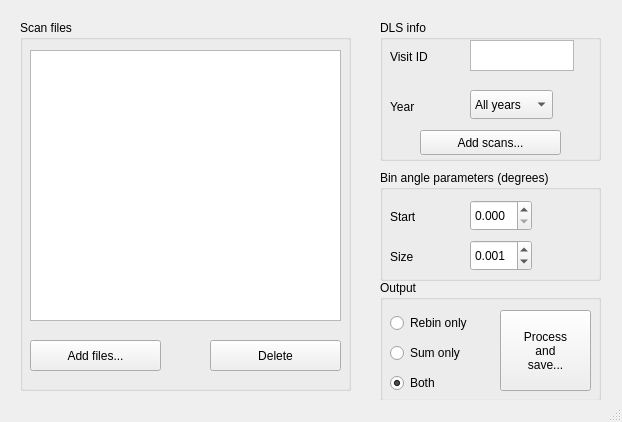
<?xml version="1.0" encoding="UTF-8"?>
<ui version="4.0">
 <class>mythen_gui</class>
 <widget class="QMainWindow" name="mythen_gui">
  <property name="geometry">
   <rect>
    <x>0</x>
    <y>0</y>
    <width>622</width>
    <height>422</height>
   </rect>
  </property>
  <property name="windowTitle">
   <string>Mac/Mythen Rebinner</string>
  </property>
  <widget class="QWidget" name="centralwidget">
   <widget class="QGroupBox" name="parameter_group">
    <property name="geometry">
     <rect>
      <x>380</x>
      <y>170</y>
      <width>221</width>
      <height>111</height>
     </rect>
    </property>
    <property name="toolTip">
     <string>&lt;html&gt;&lt;head/&gt;&lt;body&gt;&lt;p&gt;Count data is rebinned into larger angle bins specified by the leading edge value (start) and the width (size) in units of degrees&lt;/p&gt;&lt;/body&gt;&lt;/html&gt;</string>
    </property>
    <property name="title">
     <string>Bin angle parameters (degrees)</string>
    </property>
    <widget class="QDoubleSpinBox" name="angle_spinbox">
     <property name="geometry">
      <rect>
       <x>90</x>
       <y>30</y>
       <width>62</width>
       <height>31</height>
      </rect>
     </property>
     <property name="decimals">
      <number>3</number>
     </property>
     <property name="maximum">
      <double>180.000000000000000</double>
     </property>
    </widget>
    <widget class="QDoubleSpinBox" name="delta_spinbox">
     <property name="geometry">
      <rect>
       <x>90</x>
       <y>70</y>
       <width>62</width>
       <height>31</height>
      </rect>
     </property>
     <property name="decimals">
      <number>3</number>
     </property>
     <property name="maximum">
      <double>1.000000000000000</double>
     </property>
     <property name="value">
      <double>0.0010000000000000</double>
     </property>
    </widget>
    <widget class="QLabel" name="label">
     <property name="geometry">
      <rect>
       <x>10</x>
       <y>40</y>
       <width>57</width>
       <height>14</height>
      </rect>
     </property>
     <property name="text">
      <string>Start</string>
     </property>
    </widget>
    <widget class="QLabel" name="label_2">
     <property name="geometry">
      <rect>
       <x>10</x>
       <y>80</y>
       <width>57</width>
       <height>14</height>
      </rect>
     </property>
     <property name="text">
      <string>Size</string>
     </property>
    </widget>
   </widget>
   <widget class="QGroupBox" name="dls_group">
    <property name="geometry">
     <rect>
      <x>380</x>
      <y>20</y>
      <width>221</width>
      <height>141</height>
     </rect>
    </property>
    <property name="toolTip">
     <string>&lt;html&gt;&lt;head/&gt;&lt;body&gt;&lt;p&gt;Diamond Light Source specific information&lt;/p&gt;&lt;/body&gt;&lt;/html&gt;</string>
    </property>
    <property name="title">
     <string>DLS info</string>
    </property>
    <widget class="QLabel" name="label_3">
     <property name="geometry">
      <rect>
       <x>10</x>
       <y>30</y>
       <width>57</width>
       <height>14</height>
      </rect>
     </property>
     <property name="text">
      <string>Visit ID</string>
     </property>
    </widget>
    <widget class="QLabel" name="label_4">
     <property name="geometry">
      <rect>
       <x>10</x>
       <y>80</y>
       <width>57</width>
       <height>14</height>
      </rect>
     </property>
     <property name="text">
      <string>Year</string>
     </property>
    </widget>
    <widget class="QTextEdit" name="visit_edit">
     <property name="geometry">
      <rect>
       <x>90</x>
       <y>20</y>
       <width>104</width>
       <height>31</height>
      </rect>
     </property>
     <property name="toolTip">
      <string>&lt;html&gt;&lt;head/&gt;&lt;body&gt;&lt;p&gt;A visit ID is a combination of two letters (village), four numbers (proposal) followed by a dash and a visit number in a year (eg. &amp;quot;cm1234-2&amp;quot;). Leave empty for all visits&lt;/p&gt;&lt;/body&gt;&lt;/html&gt;</string>
     </property>
     <property name="acceptRichText">
      <bool>false</bool>
     </property>
    </widget>
    <widget class="QPushButton" name="add_scan_numbers">
     <property name="geometry">
      <rect>
       <x>40</x>
       <y>110</y>
       <width>141</width>
       <height>25</height>
      </rect>
     </property>
     <property name="toolTip">
      <string>&lt;html&gt;&lt;head/&gt;&lt;body&gt;&lt;p&gt;Add to list of scan files using given scan numbers and visit information&lt;/p&gt;&lt;/body&gt;&lt;/html&gt;</string>
     </property>
     <property name="text">
      <string>Add scans...</string>
     </property>
    </widget>
    <widget class="QComboBox" name="year_combo">
     <property name="geometry">
      <rect>
       <x>90</x>
       <y>70</y>
       <width>83</width>
       <height>29</height>
      </rect>
     </property>
     <property name="toolTip">
      <string>&lt;html&gt;&lt;head/&gt;&lt;body&gt;&lt;p&gt;Year of visit&lt;/p&gt;&lt;/body&gt;&lt;/html&gt;</string>
     </property>
     <item>
      <property name="text">
       <string>All years</string>
      </property>
     </item>
    </widget>
   </widget>
   <widget class="QGroupBox" name="scan_group">
    <property name="geometry">
     <rect>
      <x>20</x>
      <y>20</y>
      <width>331</width>
      <height>371</height>
     </rect>
    </property>
    <property name="title">
     <string>Scan files</string>
    </property>
    <widget class="DropListView" name="scans_view">
     <property name="geometry">
      <rect>
       <x>10</x>
       <y>30</y>
       <width>311</width>
       <height>271</height>
      </rect>
     </property>
     <property name="toolTip">
      <string>List of scan files</string>
     </property>
     <property name="dragDropMode">
      <enum>QAbstractItemView::DropOnly</enum>
     </property>
     <property name="defaultDropAction">
      <enum>Qt::CopyAction</enum>
     </property>
     <property name="selectionMode">
      <enum>QAbstractItemView::ExtendedSelection</enum>
     </property>
    </widget>
    <widget class="QPushButton" name="add_scans">
     <property name="geometry">
      <rect>
       <x>10</x>
       <y>320</y>
       <width>131</width>
       <height>31</height>
      </rect>
     </property>
     <property name="toolTip">
      <string>&lt;!DOCTYPE HTML PUBLIC &quot;-//W3C//DTD HTML 4.0//EN&quot; &quot;http://www.w3.org/TR/REC-html40/strict.dtd&quot;&gt;
&lt;html&gt;&lt;head&gt;&lt;meta name=&quot;qrichtext&quot; content=&quot;1&quot; /&gt;&lt;style type=&quot;text/css&quot;&gt;
p, li { white-space: pre-wrap; }
&lt;/style&gt;&lt;/head&gt;&lt;body style=&quot; font-family:'Cantarell'; font-size:11pt; font-weight:400; font-style:normal;&quot;&gt;
&lt;p style=&quot; margin-top:0px; margin-bottom:0px; margin-left:0px; margin-right:0px; -qt-block-indent:0; text-indent:0px;&quot;&gt;&lt;span style=&quot; font-family:'Sans Serif'; font-size:9pt;&quot;&gt;Add scan files to list from file selector&lt;/span&gt;&lt;/p&gt;&lt;/body&gt;&lt;/html&gt;</string>
     </property>
     <property name="text">
      <string>Add files...</string>
     </property>
    </widget>
    <widget class="QPushButton" name="delete_selection">
     <property name="geometry">
      <rect>
       <x>190</x>
       <y>320</y>
       <width>131</width>
       <height>31</height>
      </rect>
     </property>
     <property name="toolTip">
      <string>&lt;html&gt;&lt;head/&gt;&lt;body&gt;&lt;p&gt;Delete selected files from list&lt;/p&gt;&lt;/body&gt;&lt;/html&gt;</string>
     </property>
     <property name="text">
      <string>Delete</string>
     </property>
    </widget>
   </widget>
   <widget class="QGroupBox" name="output_group">
    <property name="geometry">
     <rect>
      <x>380</x>
      <y>280</y>
      <width>221</width>
      <height>121</height>
     </rect>
    </property>
    <property name="title">
     <string>Output</string>
    </property>
    <widget class="QRadioButton" name="rebin_rb">
     <property name="geometry">
      <rect>
       <x>10</x>
       <y>30</y>
       <width>109</width>
       <height>26</height>
      </rect>
     </property>
     <property name="text">
      <string>Rebin only</string>
     </property>
    </widget>
    <widget class="QRadioButton" name="sum_rb">
     <property name="geometry">
      <rect>
       <x>10</x>
       <y>60</y>
       <width>109</width>
       <height>26</height>
      </rect>
     </property>
     <property name="text">
      <string>Sum only</string>
     </property>
    </widget>
    <widget class="QRadioButton" name="both_rb">
     <property name="geometry">
      <rect>
       <x>10</x>
       <y>90</y>
       <width>109</width>
       <height>26</height>
      </rect>
     </property>
     <property name="text">
      <string>Both</string>
     </property>
     <property name="checked">
      <bool>true</bool>
     </property>
    </widget>
    <widget class="QPushButton" name="process">
     <property name="geometry">
      <rect>
       <x>120</x>
       <y>30</y>
       <width>91</width>
       <height>81</height>
      </rect>
     </property>
     <property name="toolTip">
      <string>&lt;html&gt;&lt;head/&gt;&lt;body&gt;&lt;p&gt;Rebin the count data from the given scan files according to the bin parameters set and save as indicted using chosen filename&lt;/p&gt;&lt;/body&gt;&lt;/html&gt;</string>
     </property>
     <property name="text">
      <string>Process
and
save...</string>
     </property>
    </widget>
   </widget>
  </widget>
  <widget class="QStatusBar" name="statusbar"/>
 </widget>
 <customwidgets>
  <customwidget>
   <class>DropListView</class>
   <extends>QListView</extends>
   <header>customui.h</header>
  </customwidget>
 </customwidgets>
 <resources/>
 <connections/>
</ui>
